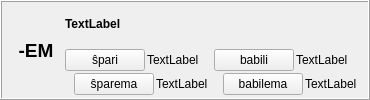
        <widget class="QFrame" name="frame_26">
         <property name="frameShape">
          <enum>QFrame::Box</enum>
         </property>
         <property name="frameShadow">
          <enum>QFrame::Raised</enum>
         </property>
         <layout class="QHBoxLayout" name="horizontalLayout_22">
          <property name="topMargin">
           <number>3</number>
          </property>
          <property name="bottomMargin">
           <number>3</number>
          </property>
          <item>
           <widget class="QLabel" name="label_344">
            <property name="sizePolicy">
             <sizepolicy hsizetype="Maximum" vsizetype="Preferred">
              <horstretch>0</horstretch>
              <verstretch>0</verstretch>
             </sizepolicy>
            </property>
            <property name="styleSheet">
             <string notr="true">font-size: 14pt;
font-weight: bold;</string>
            </property>
            <property name="text">
             <string> -EM </string>
            </property>
            <property name="alignment">
             <set>Qt::AlignCenter</set>
            </property>
           </widget>
          </item>
          <item>
           <layout class="QVBoxLayout" name="verticalLayout_372">
            <item>
             <widget class="QLabel" name="Lec08_Label650">
              <property name="styleSheet">
               <string notr="true">font-weight: bold;</string>
              </property>
              <property name="text">
               <string>TextLabel</string>
              </property>
              <property name="wordWrap">
               <bool>true</bool>
              </property>
             </widget>
            </item>
            <item>
             <layout class="QHBoxLayout" name="horizontalLayout_609">
              <item>
               <layout class="QVBoxLayout" name="verticalLayout_373">
                <property name="spacing">
                 <number>2</number>
                </property>
                <item>
                 <layout class="QHBoxLayout" name="horizontalLayout_610">
                  <item>
                   <widget class="neklakebla" name="Lec08_Button627">
                    <property name="sizePolicy">
                     <sizepolicy hsizetype="Maximum" vsizetype="Fixed">
                      <horstretch>0</horstretch>
                      <verstretch>0</verstretch>
                     </sizepolicy>
                    </property>
                    <property name="text">
                     <string>ŝpari</string>
                    </property>
                   </widget>
                  </item>
                  <item>
                   <widget class="QLabel" name="Lec08_Label651">
                    <property name="text">
                     <string>TextLabel</string>
                    </property>
                    <property name="wordWrap">
                     <bool>true</bool>
                    </property>
                   </widget>
                  </item>
                 </layout>
                </item>
                <item>
                 <layout class="QHBoxLayout" name="horizontalLayout_611">
                  <item>
                   <widget class="label_sago_reversa" name="label_406">
                    <property name="sizePolicy">
                     <sizepolicy hsizetype="Maximum" vsizetype="Preferred">
                      <horstretch>0</horstretch>
                      <verstretch>0</verstretch>
                     </sizepolicy>
                    </property>
                    <property name="text">
                     <string/>
                    </property>
                    <property name="pixmap">
                     <pixmap resource="ikonoj.qrc">:/ikonoj/sago_revena.png</pixmap>
                    </property>
                   </widget>
                  </item>
                  <item>
                   <widget class="neklakebla" name="Lec08_Button628">
                    <property name="sizePolicy">
                     <sizepolicy hsizetype="Maximum" vsizetype="Fixed">
                      <horstretch>0</horstretch>
                      <verstretch>0</verstretch>
                     </sizepolicy>
                    </property>
                    <property name="text">
                     <string>ŝparema</string>
                    </property>
                   </widget>
                  </item>
                  <item>
                   <widget class="QLabel" name="Lec08_Label652">
                    <property name="text">
                     <string>TextLabel</string>
                    </property>
                    <property name="wordWrap">
                     <bool>true</bool>
                    </property>
                   </widget>
                  </item>
                 </layout>
                </item>
               </layout>
              </item>
              <item>
               <layout class="QVBoxLayout" name="verticalLayout_374">
                <property name="spacing">
                 <number>2</number>
                </property>
                <item>
                 <layout class="QHBoxLayout" name="horizontalLayout_612">
                  <item>
                   <widget class="neklakebla" name="Lec08_Button50">
                    <property name="sizePolicy">
                     <sizepolicy hsizetype="Maximum" vsizetype="Fixed">
                      <horstretch>0</horstretch>
                      <verstretch>0</verstretch>
                     </sizepolicy>
                    </property>
                    <property name="text">
                     <string>babili</string>
                    </property>
                   </widget>
                  </item>
                  <item>
                   <widget class="QLabel" name="Lec08_Label59">
                    <property name="text">
                     <string>TextLabel</string>
                    </property>
                    <property name="wordWrap">
                     <bool>true</bool>
                    </property>
                   </widget>
                  </item>
                 </layout>
                </item>
                <item>
                 <layout class="QHBoxLayout" name="horizontalLayout_613">
                  <item>
                   <widget class="label_sago_reversa" name="label_407">
                    <property name="sizePolicy">
                     <sizepolicy hsizetype="Maximum" vsizetype="Preferred">
                      <horstretch>0</horstretch>
                      <verstretch>0</verstretch>
                     </sizepolicy>
                    </property>
                    <property name="text">
                     <string/>
                    </property>
                    <property name="pixmap">
                     <pixmap resource="ikonoj.qrc">:/ikonoj/sago_revena.png</pixmap>
                    </property>
                   </widget>
                  </item>
                  <item>
                   <widget class="neklakebla" name="Lec08_Button51">
                    <property name="sizePolicy">
                     <sizepolicy hsizetype="Maximum" vsizetype="Fixed">
                      <horstretch>0</horstretch>
                      <verstretch>0</verstretch>
                     </sizepolicy>
                    </property>
                    <property name="text">
                     <string>babilema</string>
                    </property>
                   </widget>
                  </item>
                  <item>
                   <widget class="QLabel" name="Lec08_Label60">
                    <property name="text">
                     <string>TextLabel</string>
                    </property>
                    <property name="wordWrap">
                     <bool>true</bool>
                    </property>
                   </widget>
                  </item>
                 </layout>
                </item>
               </layout>
              </item>
             </layout>
            </item>
           </layout>
          </item>
         </layout>
        </widget>
